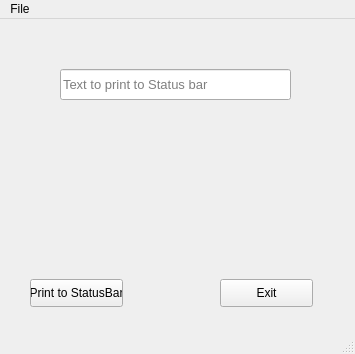
<?xml version="1.0" encoding="UTF-8"?>
<ui version="4.0">
 <class>mainWindow</class>
 <widget class="QMainWindow" name="mainWindow">
  <property name="geometry">
   <rect>
    <x>0</x>
    <y>0</y>
    <width>355</width>
    <height>354</height>
   </rect>
  </property>
  <property name="windowTitle">
   <string>Print to StatusBar Example</string>
  </property>
  <widget class="QWidget" name="centralwidget">
   <widget class="QPushButton" name="btnExit">
    <property name="geometry">
     <rect>
      <x>220</x>
      <y>260</y>
      <width>93</width>
      <height>28</height>
     </rect>
    </property>
    <property name="text">
     <string>Exit</string>
    </property>
   </widget>
   <widget class="QPushButton" name="btnPrint">
    <property name="geometry">
     <rect>
      <x>30</x>
      <y>260</y>
      <width>93</width>
      <height>28</height>
     </rect>
    </property>
    <property name="text">
     <string>Print to StatusBar</string>
    </property>
   </widget>
   <widget class="QLineEdit" name="lineEdit">
    <property name="geometry">
     <rect>
      <x>60</x>
      <y>50</y>
      <width>231</width>
      <height>31</height>
     </rect>
    </property>
    <property name="font">
     <font>
      <pointsize>10</pointsize>
     </font>
    </property>
    <property name="placeholderText">
     <string>Text to print to Status bar</string>
    </property>
   </widget>
  </widget>
  <widget class="QMenuBar" name="menubar">
   <property name="geometry">
    <rect>
     <x>0</x>
     <y>0</y>
     <width>355</width>
     <height>26</height>
    </rect>
   </property>
   <widget class="QMenu" name="menuFile">
    <property name="title">
     <string>File</string>
    </property>
    <addaction name="actExit"/>
   </widget>
   <addaction name="menuFile"/>
  </widget>
  <widget class="QStatusBar" name="statusbar"/>
  <action name="actExit">
   <property name="text">
    <string>Exit</string>
   </property>
  </action>
 </widget>
 <resources/>
 <connections/>
</ui>
